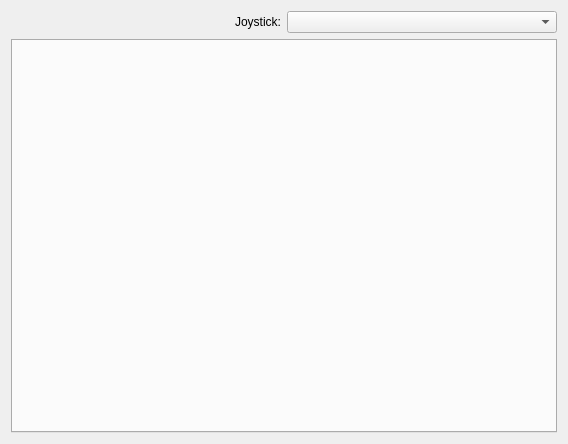
<?xml version="1.0" encoding="UTF-8"?>
<ui version="4.0">
 <class>joystickWidget</class>
 <widget class="QWidget" name="joystickWidget">
  <property name="geometry">
   <rect>
    <x>0</x>
    <y>0</y>
    <width>568</width>
    <height>444</height>
   </rect>
  </property>
  <property name="windowTitle">
   <string>Form</string>
  </property>
  <layout class="QVBoxLayout" name="verticalLayout_2">
   <item>
    <layout class="QVBoxLayout" name="verticalLayout">
     <item>
      <layout class="QHBoxLayout" name="horizontalLayout">
       <item>
        <widget class="QLabel" name="joystickLabel">
         <property name="text">
          <string>Joystick:</string>
         </property>
         <property name="alignment">
          <set>Qt::AlignRight|Qt::AlignTrailing|Qt::AlignVCenter</set>
         </property>
        </widget>
       </item>
       <item>
        <widget class="QComboBox" name="joystickCombo"/>
       </item>
      </layout>
     </item>
     <item>
      <widget class="QTabWidget" name="tabWidget">
       <property name="currentIndex">
        <number>-1</number>
       </property>
      </widget>
     </item>
    </layout>
   </item>
  </layout>
 </widget>
 <resources/>
 <connections/>
</ui>
